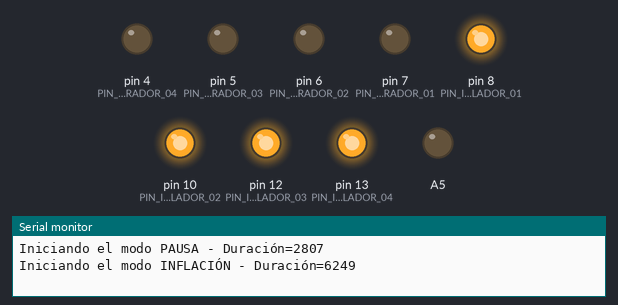
Recording of a sketch running on a simulated Arduino Uno, built with avr-gcc and run on an emulated ATmega328P. Shown: output pins drawn as LEDs (lit = HIGH), the last lines printed to the serial monitor. Random numbers use the default seed unless the sketch sets one.

Above: at 3.0 s.
At 27.5 s:
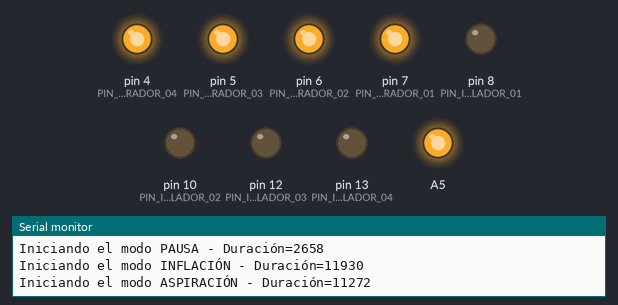
At 38.9 s:
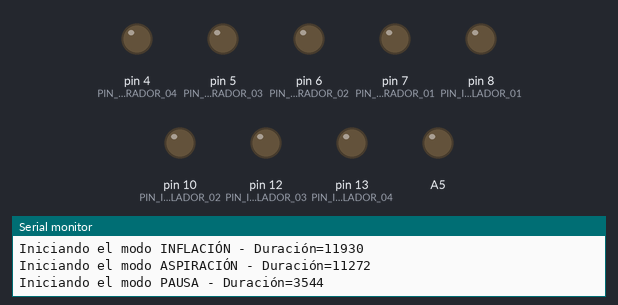
Timing chart, 0 to 40.4 s (numbered marks = the images above):
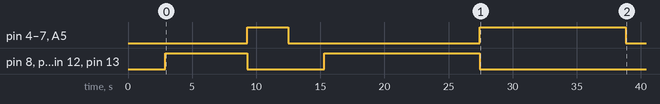

Measured:
- by itself, pin 8 (PIN_INFLADOR_01), pin 10 (PIN_INFLADOR_02), pin 12 (PIN_INFLADOR_03), pin 13 (PIN_INFLADOR_04): LOW → HIGH at 2.9 s, → LOW 6.4 s later, → HIGH 6.0 s later, → LOW 12.1 s later
- by itself, pin 4 (PIN_ASPIRADOR_04), pin 5 (PIN_ASPIRADOR_03), pin 6 (PIN_ASPIRADOR_02), pin 7 (PIN_ASPIRADOR_01), A5: LOW → HIGH at 9.3 s, → LOW 3.2 s later, → HIGH 14.9 s later, → LOW 11.4 s later

The sketch:

circuloCOLCHON.ino
```cpp
/**
 * Círculo: "EL COLCHÓN DE AIRE"
 * -----------------------------
 * Código para activar las bombas de aire que inflan las bolsas
 * tubulares y también las bombas que succionan el aire de las
 * bolsas para vaciarlas.
 */

#define PIN_INFLADOR_01 8
#define PIN_INFLADOR_02 10
#define PIN_INFLADOR_03 12
#define PIN_INFLADOR_04 13

#define PIN_ASPIRADOR_01 7
#define PIN_ASPIRADOR_02 6
#define PIN_ASPIRADOR_03 5
#define PIN_ASPIRADOR_04 4


#define MIN_PAUSA 1000
#define MAX_PAUSA 4000
#define MIN_INFLACION  3000
#define MAX_INFLACION  20000
#define MIN_ASPIRACION 3000
#define MAX_ASPIRACION 20000

#define MODO_PAUSA 0
#define MODO_INFLACION 1
#define MODO_ASPIRACION 2

#define RETARDO 100

int modo;
unsigned long tiempo_ini;
unsigned long tiempo_fin;


void setup() {
  // Definición de los pines
  pinMode(PIN_INFLADOR_01, OUTPUT);
  pinMode(PIN_INFLADOR_02, OUTPUT);
  pinMode(PIN_INFLADOR_03, OUTPUT);
  pinMode(PIN_INFLADOR_04, OUTPUT);

  pinMode(PIN_ASPIRADOR_01, OUTPUT);
  pinMode(PIN_ASPIRADOR_02, OUTPUT);
  pinMode(PIN_ASPIRADOR_03, OUTPUT);
  pinMode(PIN_ASPIRADOR_04, OUTPUT);

  pinMode(A5, OUTPUT);

  // Se inicia con la pausa mínima
  modo = MODO_PAUSA;
  tiempo_ini = millis(); + RETARDO;
  tiempo_fin = tiempo_ini + random(MIN_PAUSA, MAX_PAUSA);

  // Inicialización del puerto serial
  Serial.begin(9600);
  delay(1000);
  Serial.print("Iniciando el modo PAUSA - Duración=");
  Serial.println(tiempo_fin - tiempo_ini);
}


/**
 * Ciclo principal de ejecución
 */
void loop() {

  // MODO PAUSA
  // Simplemente se apagan todos los motores (bombas y succionadoras)
  // vvvvvvvvvvvvvvvvvvvvvvvvvvvvvvvvvvvvvvvvvvvvvvvvvvvvvvvvvvvvvvvv
  if (modo == MODO_PAUSA) {
    digitalWrite(PIN_INFLADOR_01, LOW);
    digitalWrite(PIN_INFLADOR_02, LOW);
    digitalWrite(PIN_INFLADOR_03, LOW);
    digitalWrite(PIN_INFLADOR_04, LOW);

    digitalWrite(PIN_ASPIRADOR_01, LOW);
    digitalWrite(PIN_ASPIRADOR_02, LOW);
    digitalWrite(PIN_ASPIRADOR_03, LOW);
    digitalWrite(PIN_ASPIRADOR_04, LOW);
    digitalWrite(A5, LOW);

    delay(RETARDO);

    if (millis() > tiempo_fin) {
      modo = MODO_INFLACION;
      tiempo_ini = millis() + RETARDO;
      tiempo_fin = tiempo_ini + random(MIN_INFLACION, MAX_INFLACION);
      Serial.print("Iniciando el modo INFLACIÓN - Duración=");
      Serial.println(tiempo_fin - tiempo_ini);
    }
  }

  // MODO INFLACIÓN
  // Se envía la señal al controlador Darlington para activar las
  // cuatro bombas. Al mismo tiempo, se apagan las succionadoras.
  // vvvvvvvvvvvvvvvvvvvvvvvvvvvvvvvvvvvvvvvvvvvvvvvvvvvvvvvvvvvvvvvv
  if (modo == MODO_INFLACION) {
    digitalWrite(PIN_INFLADOR_01, HIGH);
    digitalWrite(PIN_INFLADOR_02, HIGH);
    digitalWrite(PIN_INFLADOR_03, HIGH);
    digitalWrite(PIN_INFLADOR_04, HIGH);

    digitalWrite(PIN_ASPIRADOR_01, LOW);
    digitalWrite(PIN_ASPIRADOR_02, LOW);
    digitalWrite(PIN_ASPIRADOR_03, LOW);
    digitalWrite(PIN_ASPIRADOR_04, LOW);
    digitalWrite(A5, LOW);

    delay(RETARDO);

    if (millis() > tiempo_fin) {
      modo = MODO_ASPIRACION;
      tiempo_ini = millis() + RETARDO;
      tiempo_fin = tiempo_ini + random(MIN_ASPIRACION, MAX_ASPIRACION);
      Serial.print("Iniciando el modo ASPIRACIÓN - Duración=");
      Serial.println(tiempo_fin - tiempo_ini);
    }
  }

  // MODO ASPIRACIÓN
  // Se envía la señal al controlador Darlington para activar las
  // cuatro succionadoras. Al mismo tiempo, se apagan las bombas.
  // vvvvvvvvvvvvvvvvvvvvvvvvvvvvvvvvvvvvvvvvvvvvvvvvvvvvvvvvvvvvvvvv
  if (modo == MODO_ASPIRACION) {
    digitalWrite(PIN_INFLADOR_01, LOW);
    digitalWrite(PIN_INFLADOR_02, LOW);
    digitalWrite(PIN_INFLADOR_03, LOW);
    digitalWrite(PIN_INFLADOR_04, LOW);

    digitalWrite(PIN_ASPIRADOR_01, HIGH);
    digitalWrite(PIN_ASPIRADOR_02, HIGH);
    digitalWrite(PIN_ASPIRADOR_03, HIGH);
    digitalWrite(PIN_ASPIRADOR_04, HIGH);
    digitalWrite(A5, HIGH);

    delay(RETARDO);

    if (millis() > tiempo_fin) {
      modo = MODO_PAUSA;
      tiempo_ini = millis() + RETARDO;
      tiempo_fin = tiempo_ini + random(MIN_PAUSA, MAX_PAUSA);
      Serial.print("Iniciando el modo PAUSA - Duración=");
      Serial.println(tiempo_fin - tiempo_ini);
    }
  }
}
```
